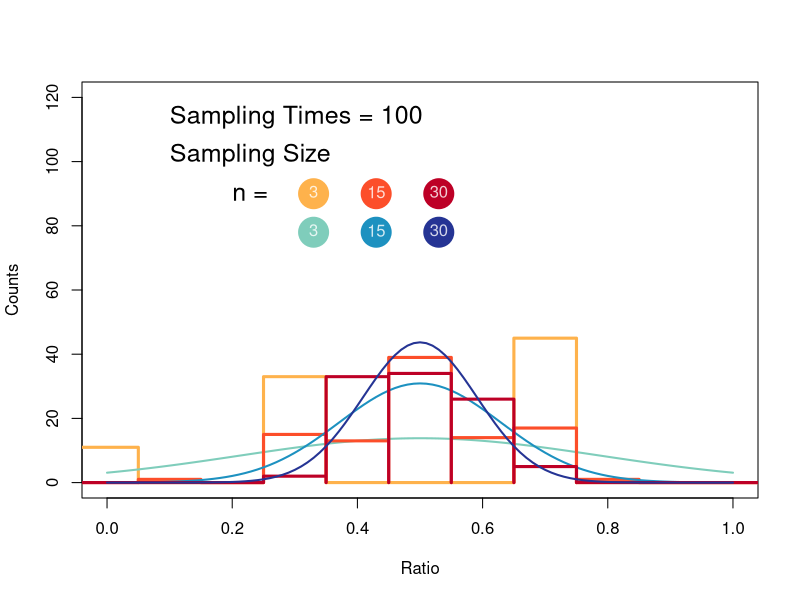

Generate this figure with R:
#This is a simulation of sampling from a bernoulli distribution(which success prob. = P).
#And the purpose is to show the CENTRAL LIMIT THEOREM by setting the sample size and sample times.
#Please setup the parameters belowing ##Initiation and RUN ALL OF THE CODE(or click the 'Source').

##Initiation
P = 0.5                    #Number within [0,1]
N = c(3,15,30)             #At most five positive numbers (at least a number)
ST = Sampling_Times = 100  #Positive Number
Line_Up = F                #Logical value
Draw_With_Histogram = T    #Logical value
Step = 0.10                #Number within (0,1] ; Requested when Draw_With_Histogram = T
Show_Theorem_Curve = T     #Logical value

######Code Start from Here#####
##Drawing Space
YLIM = ST * 1.2
plot(0,0,type='n',xlim=c(0,1),ylim=c(0,YLIM)
     ,xlab='Ratio',ylab='Counts')
text(0.1,YLIM*0.95,labels=paste0('Sampling Times = ',ST),cex=1.5,adj=0)
text(0.1,YLIM*0.85,labels='Sampling Size',cex=1.5,adj=0)
text(0.2,YLIM*0.75,labels='n =',cex=1.5,adj=0)

##Ploting Color
library(RColorBrewer)
PickCol = c()
if(length(N)==1){
  PickCol = 6
}else if(length(N)==2){
  PickCol = c(5,7)
}else if(length(N)==3){
  PickCol = c(4,6,8)
}else{
  PickCol = 4:8
}
SamCol = brewer.pal(9,'YlOrRd')[PickCol]
TheCol = brewer.pal(9,'YlGnBu')[PickCol]

#display.brewer.all()

for(k in 1:length(N)){
  
  ##Sampling
  x = c()
  for(i in 1:ST){
    x = c(x,rbinom(1,N[k],P))
  }
  Count = table(x)
  Prob = as.numeric(names(Count))/N[k]
  
  ##Count step by step
  NoProb = seq(0,1,Step)
  NoCount = rep(0,1/Step+1)
  i = 1 ; j = 1
  while(j*Step <= 1){
    while(Prob[i] <= NoProb[j]+Step/2){
      NoCount[j] = NoCount[j] + Count[i]
      i = i + 1
      if(i>length(Count)) break()
    }
    j = j + 1
    if(i>length(Count)) break()
  }
  
  ##Ploting color
  SCOL = SamCol[k]
  TCOL = TheCol[k]
  
  ##Ploting without steping
  if(Draw_With_Histogram == F){
    Ytemp = c()
    for(i in 1:length(Prob)) Ytemp = c(Ytemp,0,Count[i])
    for(j in 1:length(Prob)){
      lines(rep(Prob,each=2)[(2*j-1):(2*j)],
            Ytemp[(2*j-1):(2*j)],lwd=4,col=SCOL)
    }
    if(Line_Up == T) lines(c(0,Prob,1),c(0,Count,0),lwd=2,col=SCOL)
  }

  ##Ploting with Histogram
  if(Draw_With_Histogram == T){
    Xtemp = Ytemp = c()
    for(i in 1:length(NoProb)) Xtemp = c(Xtemp,rep(c(NoProb[i]-Step/2,NoProb[i]+Step/2),each=2))
    for(i in 1:length(NoCount)) Ytemp = c(Ytemp,0,NoCount[i],NoCount[i],0)
      lines(Xtemp,Ytemp,lwd=3,col=SCOL)
    if(Line_Up == T) lines(c(0,NoProb,1),c(0,NoCount,0),lwd=2,col=SCOL)
  }
  
  ##Legend
  points((k+2.3)/10,YLIM*0.75,pch=20,col=SCOL,cex=6)
  text((k+2.3)/10,YLIM*0.755,labels=N[k],col=adjustcolor('white',alpha.f=0.8))
  
  ##Theorem Curve
  if(Show_Theorem_Curve == T){
    MU = P
    SD = sqrt(P*(1-P)/N[k])
    curve(dnorm(x,MU,SD)*Step*ST,col=TCOL,lwd=2,add=T)
    points((k+2.3)/10,YLIM*0.65,pch=20,col=TCOL,cex=6)
    text((k+2.3)/10,YLIM*0.655,labels=N[k],col=adjustcolor('white',alpha.f=0.8))
  }
  
}
#####End Here#####
